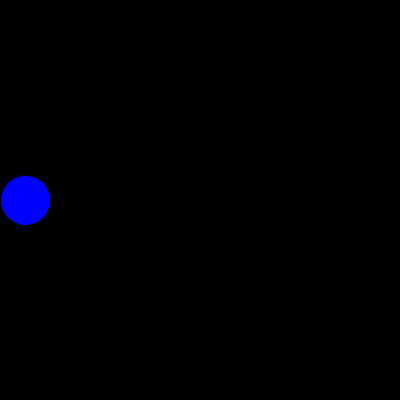
Frame 1 (no input)
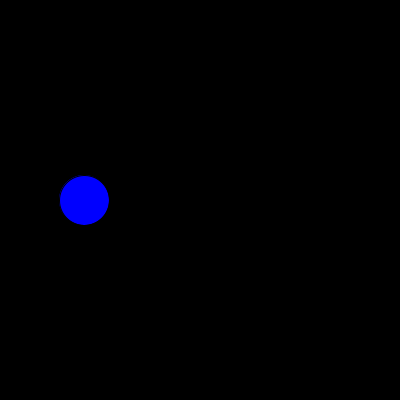
Frame 60 (the mouse pressed at the canvas centre just before this capture)
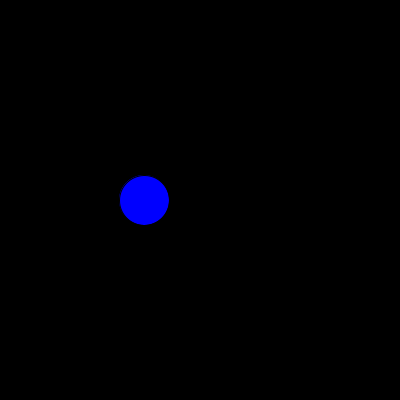
Frame 120 (the mouse held since frame 60 and released just before this capture)

The Processing sketch that drew these frames (run headless with seeded random() and noise(); from frame 60 on, the mouse is pressed at the canvas centre):

// Processing sketch: animation
// ── animation.pde
//
// animation.pde
//


// declare a variable for the x coordinate of the ball 

int x = 25;


// The setup() function is called once at the start.

void setup()
{
    size(400, 400);
}

// The draw() function is called each frame.

void draw()
{
    // draw the circle using the current value of x

    background(0);
    fill(0, 0, 255);
    ellipse(x, 200, 50, 50);

    // update x

    x = x + 1;

    // if we move off screen, reset position

    if (x > width + 25)
        x = -25;
}
